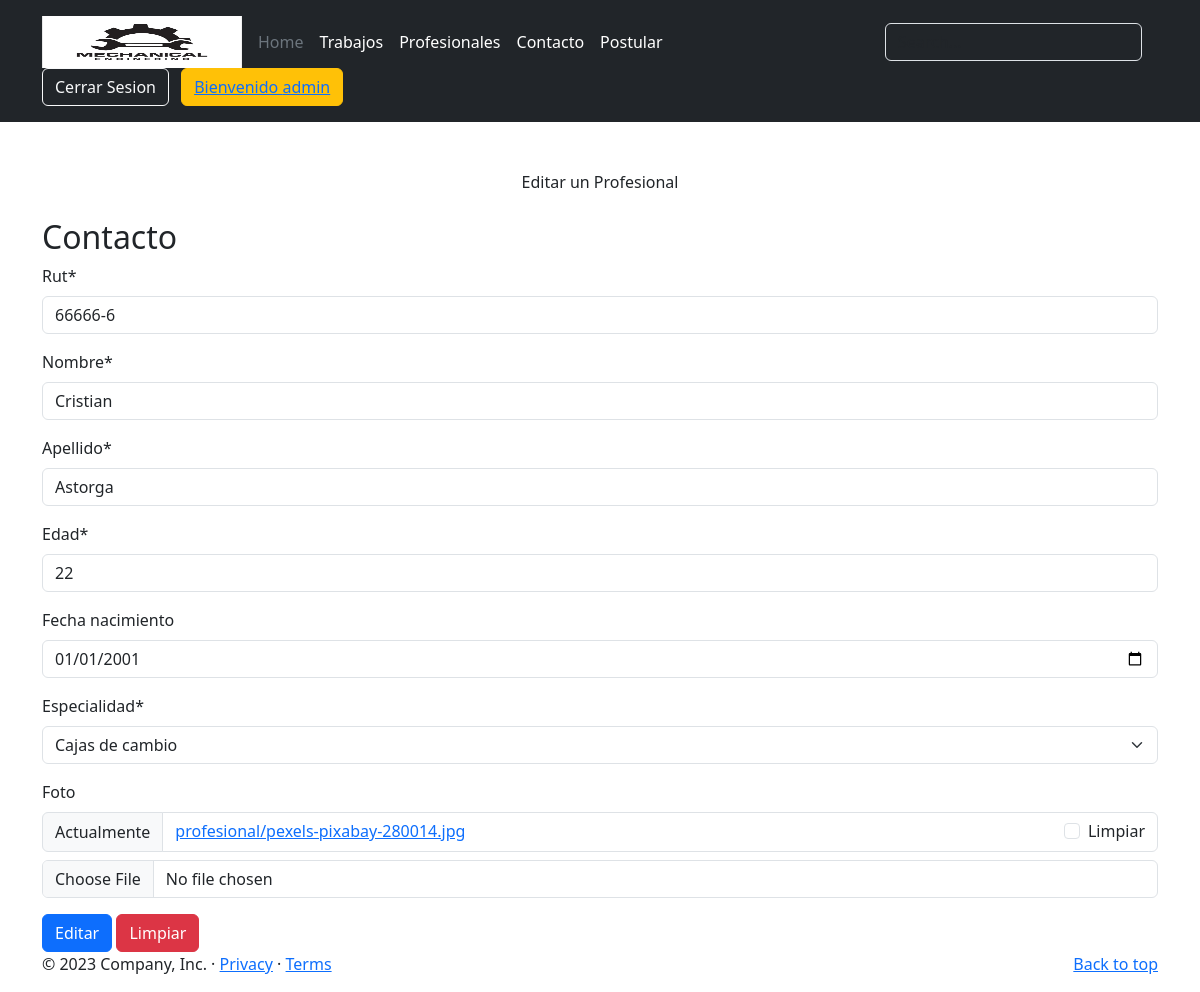
Page /mantenedor/editar_profesional/66666-6 (signed in) on the committed database.
### appweb/models.py (models this page shows, shortened)
class Profesional(models.Model):
    rut = models.CharField(max_length=10)
    nombre = models.CharField(max_length=100)
    apellido = models.CharField(max_length=100)
    edad = models.IntegerField()
    fecha_nacimiento = models.DateField(null=True, blank=True)
    especialidad = models.ForeignKey(Especialidad, on_delete=models.CASCADE)
    foto = models.ImageField(upload_to="profesional", null=True, blank=True)

class Especialidad(models.Model):
    nombre = models.CharField(max_length=100)
    def __str__(self):
        return self.nombre

### appweb/views.py (the view, shortened to what this page needs)
# urls.py: path('mantenedor/editar_profesional/<rutbuscado>', editar_profesional, name="editar_profesional"),
@login_required(login_url="/accounts/login")
def editar_profesional(request, rutbuscado):
    profesional = get_object_or_404(Profesional, rut=rutbuscado)
    data = {
        'form': ProfesionalForm(instance=profesional)
    }
    return render(request, "mantenedor/profesional/editar.html", data)

### appweb/forms.py
class ProfesionalForm(forms.ModelForm):
    class Meta:
        model = Profesional
        fields = "__all__"
        widgets = {
            "fecha_nacimiento": forms.DateInput(attrs={'type': 'date'}, format=('%Y-%m-%d'))
        }

### appweb/templates/mantenedor/profesional/editar.html (shortened to what this page needs)
{% extends 'base.html' %}
{% load crispy_forms_tags %}
{% block contenido %}
<div class="container mt-5">
    <div class="text-center">
        Editar un Profesional
    </div>
        <h2 class="mt-4">Contacto</h2>
        <form id="formularioAgregar" action="" method="POST" enctype="multipart/form-data">
            {{form | crispy}}
            <button type="submit" class="btn btn-primary">Editar</button>
            <button type="reset" class="btn btn-danger">Limpiar</button>
        </form>
</div>
{% endblock %}

### appweb/templates/base.html (shortened to what this page needs)
<!DOCTYPE html>
<html lang="en">
<head>
    <link href="https://cdn.jsdelivr.net/npm/bootstrap@5.3.0-alpha3/dist/css/bootstrap.min.css" rel="stylesheet"
>
        {% load static %}
</head>
<body>
    <header class="p-3 text-bg-dark">
        <div class="container">
            <div class="d-flex flex-wrap align-items-center justify-content-center justify-content-lg-start">
                <a href="{% url 'home' %}" class="d-flex align-items-center mb-2 mb-lg-0 text-white text-decoration-none">
                    <img src="{% static 'imagenes/logo2.jpg' %}" class="bi me-2" width="200" height="52"/>
                </a>
                <ul class="nav col-12 col-lg-auto me-lg-auto mb-2 justify-content-center mb-md-0">
                    <li><a href="{% url 'home' %}" class="nav-link px-2 text-secondary">Home</a></li>
                    <li><a href="{% url 'trabajos' %}" class="nav-link px-2 text-white">Trabajos</a></li>
                    <li><a href="{% url 'profesionales' %}" class="nav-link px-2 text-white">Profesionales</a></li>
                    <li><a href="{% url 'contacto' %}" class="nav-link px-2 text-white">Contacto</a></li>
                    <li><a href="{% url 'postular' %}" class="nav-link px-2 text-white">Postular</a></li>
                </ul>
                <form class="col-12 col-lg-auto mb-3 mb-lg-0 me-lg-3" role="search" action="" method="POST">
                    <input type="search" name="valor_buscado" class="form-control form-control-dark text-bg-dark" placeholder="Search..." aria-label="Search">
                </form>
                <div class="text-end">
                    {% if user.is_authenticated %}
                        <a href="{% url 'logout' %}" class="btn btn-outline-light me-2">Cerrar Sesion</a>
                        <button type="button" class="btn btn-warning">
                            <a href="{% url 'administrador' %}">Bienvenido {{user.username}}</a>
                        </button>
                    {% else %}
                        <a href="{% url 'login' %}" class="btn btn-outline-light me-2">Login</a>
                        <a href="{% url 'registro' %}" class="btn btn-outline-light me-2">Registrarse</a>
                    {% endif %}
                </div>
            </div>
        </div>
    </header>
    <main class="background">
        <div id="contenido">
            {% block contenido%}
            {% endblock%}
        </div>
    </main>
    <footer class="container">
        <p class="float-end"><a href="#">Back to top</a></p>
        <p>© 2023 Company, Inc. · <a href="#">Privacy</a> · <a href="#">Terms</a></p>
    </footer>
</body>
</html>

### rows in the picture
Profesional: rut "66666-6", nombre "Cristian", apellido "Astorga", edad "22", fecha_nacimiento "01/01/2001", especialidad "Cajas de cambio"

### other values in the picture
{{ user.username }} "admin"
